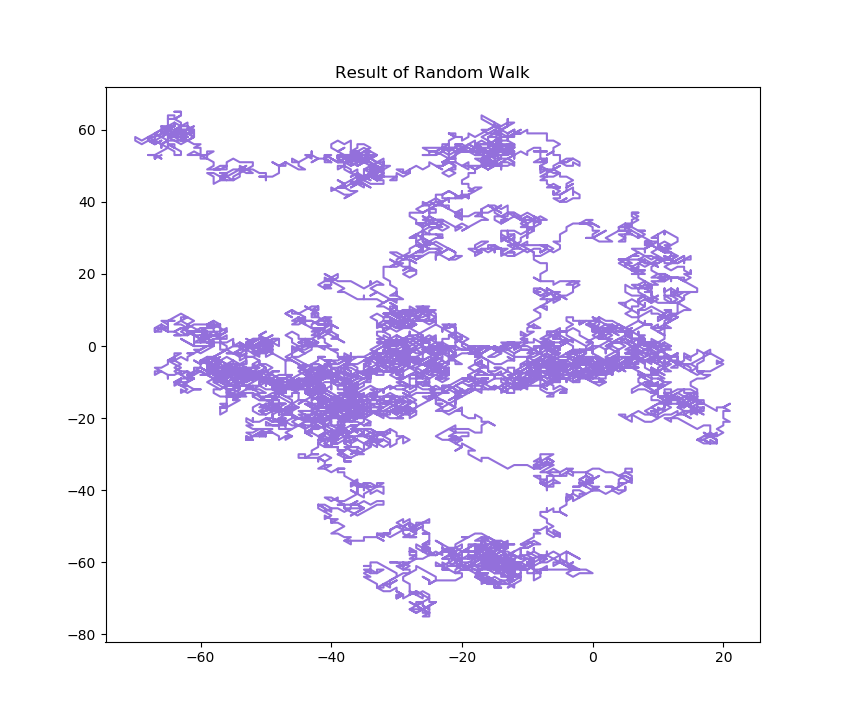

Here is the Python script that generated this plot:
#libraries, need to be installed first
import numpy
import matplotlib.pylab as pylab
import random 

#setting the number of steps
steps = 10000

#creating two array for containing x and y coordinate 
x = numpy.zeros(steps) 
y = numpy.zeros(steps) 

#setting the title of graph (for decoration only)
pylab.title("Result of Random Walk")

for i in range(1,steps):
    #generate random number, i make it from 0 to 100 so that every result will appear in the graph
    rand = random.randint(0,100) 

    #the percentage for each direction is 100/8=12,5%
    if rand>=0 and rand<12.5: #north
        x[i] = x[i-1]
        y[i] = y[i-1]+1
    elif rand>=12.5 and rand<25: #northeast
        x[i] = x[i-1]+1
        y[i] = y[i-1]+1
    elif rand>=25 and rand<37.5: #east
        x[i] = x[i-1]+1
        y[i] = y[i-1]
    elif rand>=37.5 and rand<50: #southeast
        x[i] = x[i-1]+1
        y[i] = y[i-1]-1
    elif rand>=50 and rand<62.5: #south
        x[i] = x[i-1]
        y[i] = y[i-1]-1
    elif rand>=62.5 and rand<75: #southwest
        x[i] = x[i-1]-1
        y[i] = y[i-1]-1
    elif rand>=75 and rand<87.5: #west
        x[i] = x[i-1]-1
        y[i] = y[i-1]
    elif rand>=87.5 and rand<=100: #northwest
        x[i] = x[i-1]-1
        y[i] = y[i-1]+1

    #plot and set the 'color of line to mediumpurple
    print(i,". ",end="")
    print("x = ",x[i],"\n")
    print("      y = ",y[i],"\n")
pylab.plot(x,y,color='mediumpurple')
    
#show the graph using mathplotlib   
pylab.show()
    
